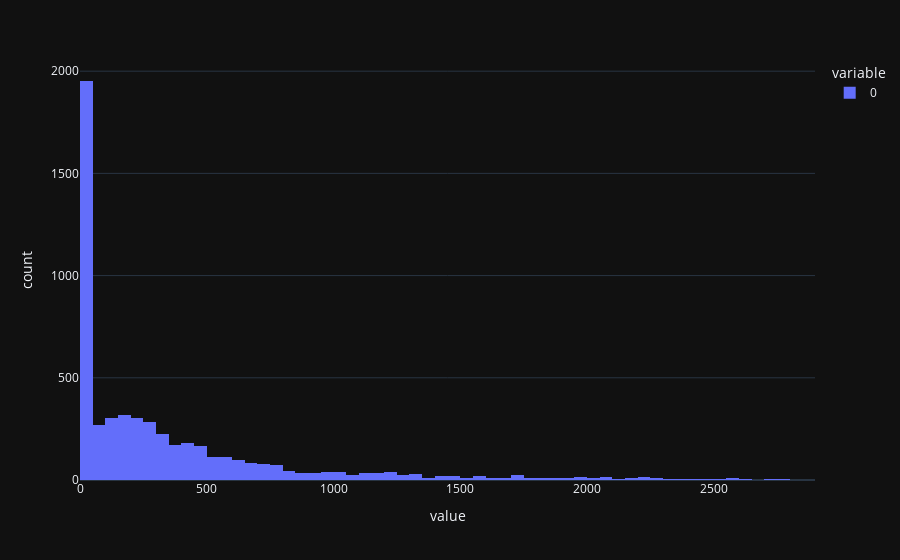

Here is the notebook cell this chart was saved with:
### Code cell
px.histogram(document_chunked_flat_len)

### Figure 1 — Plotly figure (JSON) as saved in the notebook; plotly's stock layout.template omitted (floating-point values rounded to 4 significant figures; data arrays with more than 128 entries replaced by an {"elided": "..."} marker saying what was removed)
{"data": [{"alignmentgroup": "True", "bingroup": "x", "hovertemplate": "variable=0<br>value=%{x}<br>count=%{y}<extra></extra>", "legendgroup": "0", "marker": {"color": "#636efa", "pattern": {"shape": ""}}, "name": "0", "offsetgroup": "0", "orientation": "v", "showlegend": true, "x": {"elided": "5386 int values"}, "xaxis": "x", "yaxis": "y", "type": "histogram"}], "layout": {"xaxis": {"anchor": "y", "domain": [0.0, 1.0], "title": {"text": "value"}}, "yaxis": {"anchor": "x", "domain": [0.0, 1.0], "title": {"text": "count"}}, "legend": {"title": {"text": "variable"}, "tracegroupgap": 0}, "margin": {"t": 60}, "barmode": "relative"}}
